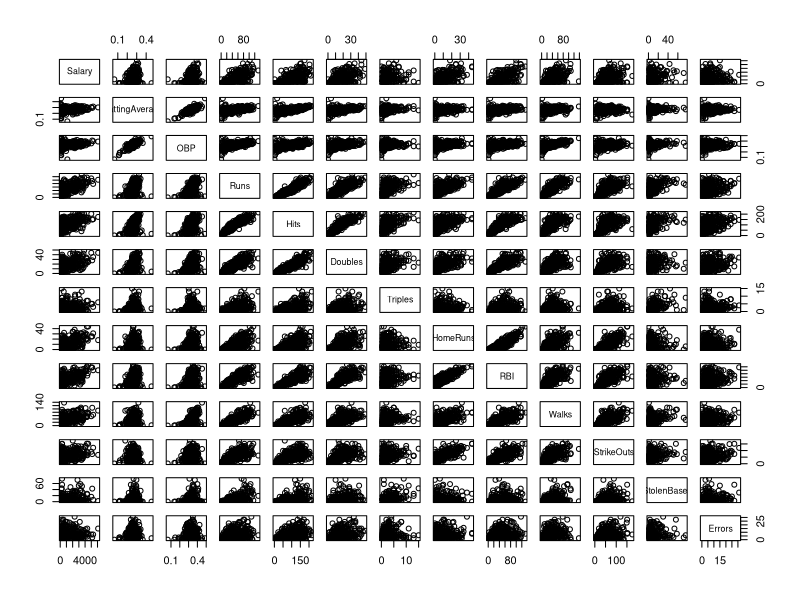
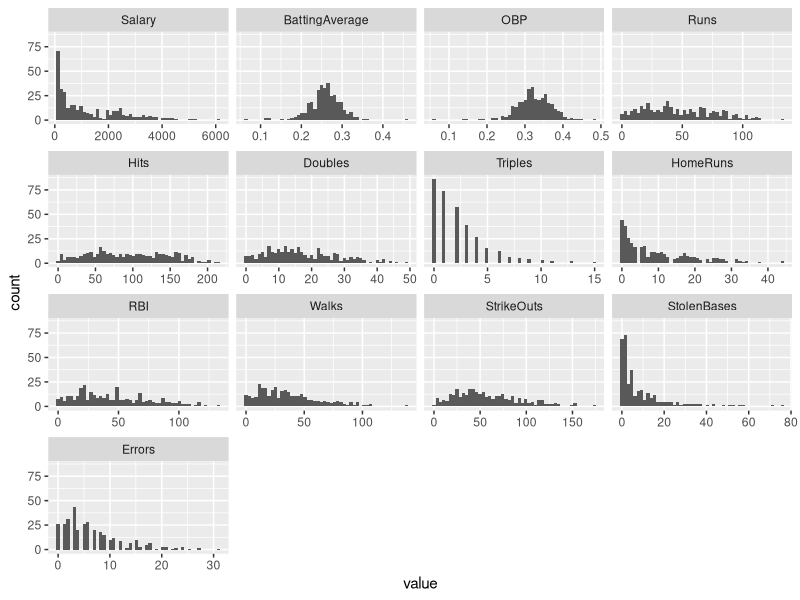

Generate these figures, in order, with R: (Note: this script raises an error after producing the figures.)
####################################################################
#### Setup
####################################################################
## Install and load libraries
ipak <- function(pkg){
  new.pkg <- pkg[!(pkg %in% installed.packages()[, "Package"])]
  if (length(new.pkg)) 
    install.packages(new.pkg, dependencies = TRUE)
  sapply(pkg, require, character.only = TRUE)
}

packages <- c("ggplot2", "reshape2", "gridExtra", "leaps", "car")
ipak(packages)

## Load and label data
baseball = read.table("baseball.dat.txt")
names(baseball) <- 
  c(
  'Salary',
  'BattingAverage',
  'OBP',
  'Runs',
  'Hits',
  'Doubles',
  'Triples',
  'HomeRuns',
  'RBI',
  'Walks',
  'StrikeOuts',
  'StolenBases',
  'Errors',
  'FreAgtEli',
  'FreeAgent',
  'ArbEli',
  'Arbitration',
  'Name'
  )

## Add singles data
baseball$Singles <- baseball$Hits - baseball$Doubles - baseball$Triples - baseball$HomeRuns

## Reorder columns
# baseball <- baseball[,c("Salary","BattingAverage","OBP","Runs","Hits","Singles","Doubles","Triples","HomeRuns","RBI","Walks","StrikeOuts","StolenBases","Errors","FreAgtEli",
#                         "FreeAgent","ArbEli","Arbitration","Name")]

## Remove measurement error
baseball = subset(baseball, baseball$Singles > 0)

## Display data summary without categorical variables
summary(baseball[1:13])

## Compute Correlation Matrix
corr_mat <- cor(baseball[1:17])

####################################################################
#### Initial Data Exploration
####################################################################
## Create Scatter Plots of Data
plot(baseball[1:13])

## Generate Histograms of data
ggplot(data=melt(baseball[1:13]),aes(x = value)) + facet_wrap(~variable,scales = "free_x") + geom_histogram(bins = 50)

## Free un-necessary memory
# rm(p1, p2, p3, p4, p5)
# rm(subset_salary_expanded, subset_obp)
# rm(j, X_obp, x_tmp, y_tmp, R2)
# invisible(gc())

####################################################################
#### Model Selection
####################################################################
## Fit inital linear models
lm_full = lm(Salary ~ . - Name - Singles, data = baseball)
lm_red = lm(Salary ~ . - Name - OBP - Singles, data = baseball)

## Use LEAPS for Model Selection Exploration
select_full = regsubsets(Salary ~ . - Name - Singles,method = "exhaustive",nbest = 1,nvmax=16,data = baseball)
select_red = regsubsets(Salary ~ . - Name - Singles - OBP,method = "exhaustive",nbest = 1,nvmax=16,data = baseball)
full_sum = summary(select_full)
red_sum = summary(select_red)

## Display Data
full_sum$which
red_sum$which

## Useful Values
totalSS=sum((baseball$Salary-mean(baseball$Salary))^2)
n=nrow(baseball)
sigma_hat_full=summary(lm_full)$sigma

####################################################################
#### Full Model AIC, BIC, Mallows C, Adj R2
####################################################################
## Necessary Values
p_full=17
p_f=2:p_full
RSS_full=full_sum$rss

## Adjusted R2
R2_adj_full=1-(RSS_full/(n-p_f))/(totalSS/(n-1))
plot(p_f,R2_adj_full,xlab="Number of betas",ylab="Adjusted R-squared")

## Mallow's C
C_p_full=RSS_full/(sigma_hat_full^2)+2*p_f-n
C_p_diff_full = abs(abs(C_p_full)-p_f)
plot(p_f,C_p_full,xlab="Number of betas",ylab="Mallow's Cp")
abline(0,1)

## AIC
aic_full=n*log(RSS_full/n)+2*p_f
plot(p_f,aic_full,xlab="Number of betas",ylab="AIC")

## BIC
bic_full=n*log(RSS_full/n)+p_f*log(n)
plot(p_f,bic_full,xlab="Number of betas",ylab="BIC")

## Suggested Number of Betas
r2_f = which.max(R2_adj_full)+1
mc_f = which.min(C_p_diff_full[1:15])+1
aic_f = which.min(aic_full)+1
bic_f = which.min(bic_full)+1
full_selection_betas = rbind(c(r2_f, mc_f, aic_f, bic_f))

####################################################################
#### Reduced Model AIC, BIC, Mallows C, Adj R2
####################################################################
## Necessary Values
p_red = 16
p_r=2:p_red
RSS_red=red_sum$rss

## Adjusted R2
R2_adj_red=1-(RSS_red/(n-p_r))/(totalSS/(n-1))
plot(p_r,R2_adj_red,xlab="Number of betas",ylab="Adjusted R-squared")

## Mallow's C
C_p_red=RSS_red/(sigma_hat_full^2)+2*p_r-n
C_p_diff_red = abs(abs(C_p_red)-p_r)
plot(p_r,C_p_red,xlab="Number of betas",ylab="Mallow's Cp")
abline(0,1)

## AIC
aic_red=n*log(RSS_red/n)+2*p_r
plot(p_r,aic_red,xlab="Number of betas",ylab="AIC")

## BIC
bic_red=n*log(RSS_red/n)+p_r*log(n)
plot(p_r,bic_red,xlab="Number of betas",ylab="BIC")


## Suggested Number of Betas
r2_r = which.max(R2_adj_red)+1
mc_r = which.min(C_p_diff_red[1:14])+1
aic_r = which.min(aic_red)+1
bic_r = which.min(bic_red)+1
red_selection_betas = rbind(c(r2_r, mc_r, aic_r, bic_r))

####################################################################
#### Model Selection Summary and VIF Analysis
####################################################################
## Number of Betas suggested by each method
selection_matrix = matrix(c(full_selection_betas,red_selection_betas),ncol=length(full_selection_betas))
colnames(selection_matrix) <- c('Adj R2','MallowC','AIC','BIC')
rownames(selection_matrix) <- c('Full','Reduced')

## Full Model Selection Results
lm_full_aic = lm(Salary ~ Runs+Hits+Triples+HomeRuns+RBI+StrikeOuts+StolenBases+Errors+FreAgtEli+FreeAgent+ArbEli+Arbitration, data=baseball)
lm_full_bic = lm(Salary ~ Runs+Hits+HomeRuns+RBI+StrikeOuts+StolenBases+FreAgtEli+FreeAgent+ArbEli, data=baseball)

## Reduced (No OBP) Model Selection Results
lm_red_r2 = lm(Salary ~ Runs+Hits+HomeRuns+RBI+StrikeOuts+StolenBases+FreAgtEli+FreeAgent+ArbEli, data=baseball)
lm_red_aic = lm(Salary ~ BattingAverage+Runs+Hits+Doubles+Triples+HomeRuns+RBI+StrikeOuts+StolenBases+Errors+FreAgtEli+FreeAgent+ArbEli+Arbitration, data=baseball)
lm_red_bic = lm(Salary ~ HomeRuns+RBI+StrikeOuts+StolenBases+FreAgtEli+ArbEli, data=baseball)

## NOTE: lm_full_bic and lm_red_r2 are the same model!

######################
# Full models
######################
## Full AIC VIF
vif(lm_full_aic)
which.max(vif(lm_full_aic))

lm_full_aic = update(lm_full_aic, . ~ . - RBI) 
vif(lm_full_aic)
which.max(vif(lm_full_aic))

lm_full_aic = update(lm_full_aic, . ~ . - Runs) 
vif(lm_full_aic)

## Full BIC VIF
vif(lm_full_bic)
which.max(vif(lm_full_bic))

lm_full_bic = update(lm_full_bic, . ~ . - RBI) 
vif(lm_full_bic)
which.max(vif(lm_full_bic))

lm_full_bic = update(lm_full_bic, . ~ . - Runs) 
vif(lm_full_bic)

######################
# Reduced models
######################
## Reduced AIC VIF
vif(lm_red_aic)
which.max(vif(lm_red_aic))

lm_red_aic = update(lm_red_aic, . ~ . - Hits) 
vif(lm_red_aic)
which.max(vif(lm_red_aic))

lm_red_aic = update(lm_red_aic, . ~ . - RBI) 
vif(lm_red_aic)
which.max(vif(lm_red_aic))

lm_red_aic = update(lm_red_aic, . ~ . - Runs) 
vif(lm_red_aic)

## Reduced BIC VIF
vif(lm_red_bic)
which.max(vif(lm_red_bic))

lm_red_bic = update(lm_red_bic, . ~ . - RBI)
vif(lm_red_bic)

####################################################################
#### Adjusted Models after VIF and final model selection
####################################################################
## After selection lm_red_r2 and lm_full_bic are the same
summary(lm_full_aic) # Adj R2 Value = 0.6745
summary(lm_full_bic) # Adj R2 Value = 0.6732
summary(lm_red_aic) # Adj R2 Value = 0.6678
summary(lm_red_bic) # Adj R2 Value = 0.6459

adj_r2_sum = c(summary(lm_full_aic)$adj.r.squared,summary(lm_full_bic)$adj.r.squared,summary(lm_red_aic)$adj.r.squared,summary(lm_red_bic)$adj.r.squared)
names(adj_r2_sum) <- c("lm_full_aic", "lm_full_bic", "lm_red_aic", "lm_red_bic")

lm_best = lm_full_aic
## lm_full_aic is the best model. OBP was not selected for any models by exhaustive model selection.
## Model: Salary ~ Hits + Triples + HomeRuns + StrikeOuts + StolenBases + Errors + FreeAgentEligibility + FreeAgent + ArbitrationEligibility + Arbitration
## Categorical predictors have the highest values for the model. Arbitration eligibility has an extremely high impact, which makes sense
## because salaries are determined through arbitration.

####################################################################
#### Final Model Plots/Tests
####################################################################
## Shapiro-Wilk
shapiro_bwd = shapiro.test(lm_best$residuals)

## R-plots
plot(lm_best)
plot(lm_best,which=c(4,6))

means = data.frame(rbind(colMeans(baseball[1:17])))
predict(lm_best,means, interval="predict")

